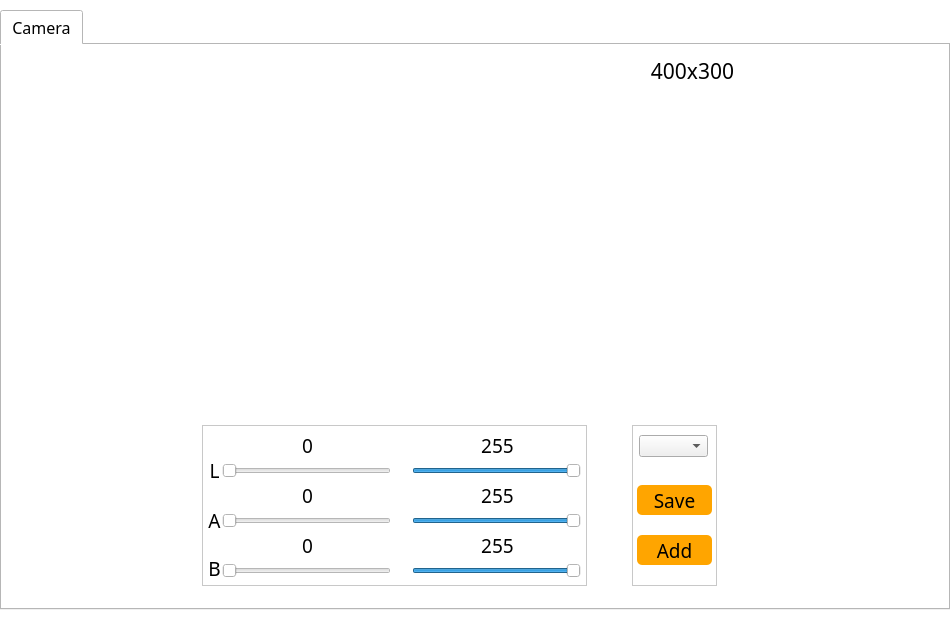
<?xml version="1.0" encoding="UTF-8"?>
<ui version="4.0">
 <class>Form</class>
 <widget class="QWidget" name="Form">
  <property name="windowModality">
   <enum>Qt::NonModal</enum>
  </property>
  <property name="enabled">
   <bool>true</bool>
  </property>
  <property name="geometry">
   <rect>
    <x>0</x>
    <y>0</y>
    <width>950</width>
    <height>620</height>
   </rect>
  </property>
  <property name="minimumSize">
   <size>
    <width>0</width>
    <height>0</height>
   </size>
  </property>
  <property name="maximumSize">
   <size>
    <width>950</width>
    <height>620</height>
   </size>
  </property>
  <property name="font">
   <font>
    <family>Arial</family>
    <pointsize>11</pointsize>
   </font>
  </property>
  <property name="focusPolicy">
   <enum>Qt::NoFocus</enum>
  </property>
  <property name="contextMenuPolicy">
   <enum>Qt::NoContextMenu</enum>
  </property>
  <property name="acceptDrops">
   <bool>false</bool>
  </property>
  <property name="windowTitle">
   <string>LAB_Tool 1.0</string>
  </property>
  <property name="autoFillBackground">
   <bool>false</bool>
  </property>
  <property name="styleSheet">
   <string notr="true">background-color: rgb(255, 255, 255);</string>
  </property>
  <widget class="QTabWidget" name="tabWidget">
   <property name="geometry">
    <rect>
     <x>0</x>
     <y>10</y>
     <width>950</width>
     <height>600</height>
    </rect>
   </property>
   <property name="font">
    <font>
     <family>黑体</family>
     <pointsize>12</pointsize>
    </font>
   </property>
   <property name="currentIndex">
    <number>0</number>
   </property>
   <widget class="QWidget" name="tab">
    <attribute name="title">
     <string>Camera</string>
    </attribute>
    <widget class="QLabel" name="label_8">
     <property name="geometry">
      <rect>
       <x>620</x>
       <y>10</y>
       <width>141</width>
       <height>31</height>
      </rect>
     </property>
     <property name="font">
      <font>
       <family>黑体</family>
       <pointsize>16</pointsize>
      </font>
     </property>
     <property name="text">
      <string>400x300</string>
     </property>
     <property name="alignment">
      <set>Qt::AlignCenter</set>
     </property>
    </widget>
    <widget class="QWidget" name="widget_12" native="true">
     <property name="geometry">
      <rect>
       <x>200</x>
       <y>380</y>
       <width>385</width>
       <height>161</height>
      </rect>
     </property>
     <property name="styleSheet">
      <string notr="true">#widget_12 {border:1px solid #242424;
border-color: rgb(200, 200, 200);}</string>
     </property>
     <widget class="QLabel" name="label_25">
      <property name="geometry">
       <rect>
        <x>5</x>
        <y>30</y>
        <width>15</width>
        <height>31</height>
       </rect>
      </property>
      <property name="font">
       <font>
        <family>黑体</family>
        <pointsize>14</pointsize>
       </font>
      </property>
      <property name="text">
       <string>L</string>
      </property>
      <property name="alignment">
       <set>Qt::AlignCenter</set>
      </property>
     </widget>
     <widget class="QLabel" name="label_26">
      <property name="geometry">
       <rect>
        <x>5</x>
        <y>80</y>
        <width>15</width>
        <height>31</height>
       </rect>
      </property>
      <property name="font">
       <font>
        <family>黑体</family>
        <pointsize>14</pointsize>
       </font>
      </property>
      <property name="text">
       <string>A</string>
      </property>
      <property name="alignment">
       <set>Qt::AlignCenter</set>
      </property>
     </widget>
     <widget class="QLabel" name="label_27">
      <property name="geometry">
       <rect>
        <x>5</x>
        <y>133</y>
        <width>15</width>
        <height>21</height>
       </rect>
      </property>
      <property name="font">
       <font>
        <family>黑体</family>
        <pointsize>14</pointsize>
       </font>
      </property>
      <property name="text">
       <string>B</string>
      </property>
      <property name="alignment">
       <set>Qt::AlignCenter</set>
      </property>
     </widget>
     <widget class="QSlider" name="horizontalSlider_LMin">
      <property name="geometry">
       <rect>
        <x>20</x>
        <y>35</y>
        <width>169</width>
        <height>22</height>
       </rect>
      </property>
      <property name="maximum">
       <number>255</number>
      </property>
      <property name="pageStep">
       <number>1</number>
      </property>
      <property name="orientation">
       <enum>Qt::Horizontal</enum>
      </property>
     </widget>
     <widget class="QSlider" name="horizontalSlider_AMin">
      <property name="geometry">
       <rect>
        <x>20</x>
        <y>85</y>
        <width>169</width>
        <height>22</height>
       </rect>
      </property>
      <property name="maximum">
       <number>255</number>
      </property>
      <property name="pageStep">
       <number>1</number>
      </property>
      <property name="orientation">
       <enum>Qt::Horizontal</enum>
      </property>
     </widget>
     <widget class="QSlider" name="horizontalSlider_BMin">
      <property name="geometry">
       <rect>
        <x>20</x>
        <y>135</y>
        <width>169</width>
        <height>22</height>
       </rect>
      </property>
      <property name="maximum">
       <number>255</number>
      </property>
      <property name="pageStep">
       <number>1</number>
      </property>
      <property name="orientation">
       <enum>Qt::Horizontal</enum>
      </property>
     </widget>
     <widget class="QLabel" name="label_LMin">
      <property name="geometry">
       <rect>
        <x>80</x>
        <y>10</y>
        <width>51</width>
        <height>20</height>
       </rect>
      </property>
      <property name="font">
       <font>
        <family>黑体</family>
        <pointsize>14</pointsize>
       </font>
      </property>
      <property name="text">
       <string>0</string>
      </property>
      <property name="alignment">
       <set>Qt::AlignCenter</set>
      </property>
     </widget>
     <widget class="QLabel" name="label_AMin">
      <property name="geometry">
       <rect>
        <x>80</x>
        <y>60</y>
        <width>51</width>
        <height>21</height>
       </rect>
      </property>
      <property name="font">
       <font>
        <family>黑体</family>
        <pointsize>14</pointsize>
       </font>
      </property>
      <property name="text">
       <string>0</string>
      </property>
      <property name="alignment">
       <set>Qt::AlignCenter</set>
      </property>
     </widget>
     <widget class="QLabel" name="label_BMin">
      <property name="geometry">
       <rect>
        <x>80</x>
        <y>110</y>
        <width>51</width>
        <height>21</height>
       </rect>
      </property>
      <property name="font">
       <font>
        <family>黑体</family>
        <pointsize>14</pointsize>
       </font>
      </property>
      <property name="text">
       <string>0</string>
      </property>
      <property name="alignment">
       <set>Qt::AlignCenter</set>
      </property>
     </widget>
     <widget class="QSlider" name="horizontalSlider_LMax">
      <property name="geometry">
       <rect>
        <x>210</x>
        <y>35</y>
        <width>169</width>
        <height>22</height>
       </rect>
      </property>
      <property name="maximum">
       <number>255</number>
      </property>
      <property name="pageStep">
       <number>1</number>
      </property>
      <property name="value">
       <number>255</number>
      </property>
      <property name="orientation">
       <enum>Qt::Horizontal</enum>
      </property>
     </widget>
     <widget class="QSlider" name="horizontalSlider_AMax">
      <property name="geometry">
       <rect>
        <x>210</x>
        <y>85</y>
        <width>169</width>
        <height>22</height>
       </rect>
      </property>
      <property name="maximum">
       <number>255</number>
      </property>
      <property name="pageStep">
       <number>1</number>
      </property>
      <property name="value">
       <number>255</number>
      </property>
      <property name="orientation">
       <enum>Qt::Horizontal</enum>
      </property>
     </widget>
     <widget class="QSlider" name="horizontalSlider_BMax">
      <property name="geometry">
       <rect>
        <x>210</x>
        <y>135</y>
        <width>169</width>
        <height>22</height>
       </rect>
      </property>
      <property name="maximum">
       <number>255</number>
      </property>
      <property name="pageStep">
       <number>1</number>
      </property>
      <property name="value">
       <number>255</number>
      </property>
      <property name="orientation">
       <enum>Qt::Horizontal</enum>
      </property>
     </widget>
     <widget class="QLabel" name="label_LMax">
      <property name="geometry">
       <rect>
        <x>270</x>
        <y>10</y>
        <width>51</width>
        <height>20</height>
       </rect>
      </property>
      <property name="font">
       <font>
        <family>黑体</family>
        <pointsize>14</pointsize>
       </font>
      </property>
      <property name="text">
       <string>255</string>
      </property>
      <property name="alignment">
       <set>Qt::AlignCenter</set>
      </property>
     </widget>
     <widget class="QLabel" name="label_AMax">
      <property name="geometry">
       <rect>
        <x>270</x>
        <y>60</y>
        <width>51</width>
        <height>20</height>
       </rect>
      </property>
      <property name="font">
       <font>
        <family>黑体</family>
        <pointsize>14</pointsize>
       </font>
      </property>
      <property name="text">
       <string>255</string>
      </property>
      <property name="alignment">
       <set>Qt::AlignCenter</set>
      </property>
     </widget>
     <widget class="QLabel" name="label_BMax">
      <property name="geometry">
       <rect>
        <x>270</x>
        <y>110</y>
        <width>51</width>
        <height>20</height>
       </rect>
      </property>
      <property name="font">
       <font>
        <family>黑体</family>
        <pointsize>14</pointsize>
       </font>
      </property>
      <property name="text">
       <string>255</string>
      </property>
      <property name="alignment">
       <set>Qt::AlignCenter</set>
      </property>
     </widget>
    </widget>
    <widget class="QWidget" name="widget_15" native="true">
     <property name="geometry">
      <rect>
       <x>630</x>
       <y>380</y>
       <width>85</width>
       <height>161</height>
      </rect>
     </property>
     <property name="styleSheet">
      <string notr="true">#widget_15 {border:1px solid #242424;
border-color: rgb(200, 200, 200);}</string>
     </property>
     <widget class="QComboBox" name="comboBox_color">
      <property name="geometry">
       <rect>
        <x>7</x>
        <y>10</y>
        <width>69</width>
        <height>22</height>
       </rect>
      </property>
      <property name="styleSheet">
       <string notr="true">background-color: rgb(240, 240, 240);
color: rgb(0, 0, 0);</string>
      </property>
      <property name="insertPolicy">
       <enum>QComboBox::InsertAtTop</enum>
      </property>
     </widget>
     <widget class="QPushButton" name="pushButton_labWrite">
      <property name="geometry">
       <rect>
        <x>5</x>
        <y>60</y>
        <width>75</width>
        <height>30</height>
       </rect>
      </property>
      <property name="font">
       <font>
        <family>黑体</family>
        <pointsize>14</pointsize>
       </font>
      </property>
      <property name="styleSheet">
       <string notr="true">QPushButton{background-color: rgb(255, 165, 0);}
QPushButton:hover{background-color:  rgb(255, 210, 0);}
QPushButton{border-radius:5px;}</string>
      </property>
      <property name="text">
       <string>Save</string>
      </property>
     </widget>
     <widget class="QPushButton" name="pushButton_AddColor">
      <property name="geometry">
       <rect>
        <x>5</x>
        <y>110</y>
        <width>75</width>
        <height>30</height>
       </rect>
      </property>
      <property name="font">
       <font>
        <family>黑体</family>
        <pointsize>14</pointsize>
       </font>
      </property>
      <property name="styleSheet">
       <string notr="true">QPushButton{background-color: rgb(255, 165, 0);}
QPushButton:hover{background-color:  rgb(255, 210, 0);}
QPushButton{border-radius:5px;}</string>
      </property>
      <property name="text">
       <string>Add</string>
      </property>
     </widget>
    </widget>
    <widget class="QLabel" name="label_orign">
     <property name="geometry">
      <rect>
       <x>70</x>
       <y>50</y>
       <width>800</width>
       <height>300</height>
      </rect>
     </property>
     <property name="text">
      <string/>
     </property>
    </widget>
    <zorder>widget_15</zorder>
    <zorder>widget_12</zorder>
    <zorder>label_8</zorder>
    <zorder>label_orign</zorder>
   </widget>
  </widget>
 </widget>
 <resources/>
 <connections/>
</ui>
